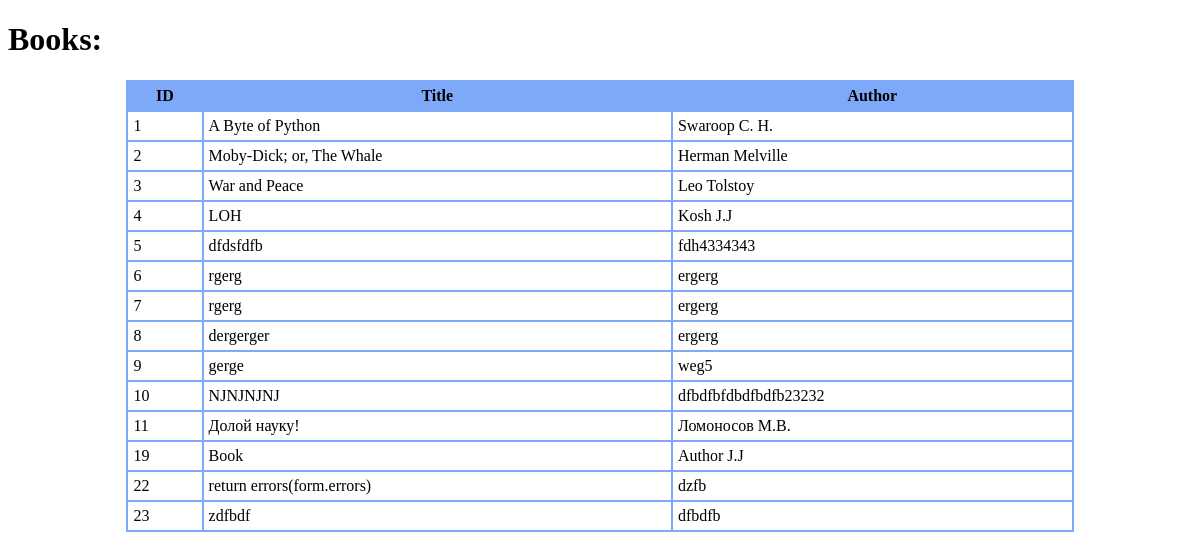
/books, run on the app's committed database.
### tables this page shows
CREATE TABLE `table_books` (
                    id INTEGER PRIMARY KEY AUTOINCREMENT, 
                    title TEXT, 
                    author TEXT
                );

### routes.py (the view)
@app.route('/books')
def all_books() -> str:
    return render_template('index.html', books=get_all_books())

### models.py (called while the page is built)
def get_all_books() -> List[Book]:
    with sqlite3.connect('table_books.db') as conn:
        cursor: sqlite3.Cursor = conn.cursor()
        cursor.execute("SELECT * from `table_books`")
        return [Book(*row) for row in cursor.fetchall()]

### templates/index.html (shortened to what this page needs)
<!DOCTYPE html>
<html>
<head>
    <link rel="stylesheet" type="text/css" href="../static/style.css">
</head>
<body>
<h1>Books:</h1>
{% if books %}
<table class="customTable">
    <thead>
    <tr>
        <th>ID</th>
        <th>Title</th>
        <th>Author</th>
    </tr>
    </thead>
    <tbody>
    {% for book in books %}
    <tr>
        <td>
            {{ book.id }}
        </td>
        <td>
            {{ book.title }}
        </td>
        <td>
            {{ book.author }}
        </td>
    </tr>
    {% endfor %}
    </tbody>
</table>
{% else %}
<h2> Sorry, no books in DB.</h2>
{% endif %}
</body>
</html>

### static/style.css (style rules this page uses)
table.customTable { width: 80%; background-color: #FFFFFF; border-collapse: collapse; border-width: 2px; border-color: #7ea8f8; border-style: solid; color: #000000; margin: auto; }
table.customTable td, table.customTable th { border-width: 2px; border-color: #7ea8f8; border-style: solid; padding: 5px; }
table.customTable thead { background-color: #7ea8f8; }

### data on the page
table_books: id "1", title "A Byte of Python", author "Swaroop C. H."
table_books: id "2", title "Moby-Dick; or, The Whale", author "Herman Melville"
table_books: id "3", title "War and Peace", author "Leo Tolstoy"
table_books: id "4", title "LOH", author "Kosh J.J"
table_books: id "5", title "dfdsfdfb", author "fdh4334343"
table_books: id "6", title "rgerg", author "ergerg"
table_books: id "7", title "rgerg", author "ergerg"
table_books: id "8", title "dergerger", author "ergerg"
table_books: id "9", title "gerge", author "weg5"
table_books: id "10", title "NJNJNJNJ", author "dfbdfbfdbdfbdfb23232"
table_books: id "11", title "Долой науку!", author "Ломоносов М.В."
table_books: id "19", title "Book", author "Author J.J"
table_books: id "22", title "return errors(form.errors)", author "dzfb"
table_books: id "23", title "zdfbdf", author "dfbdfb"
